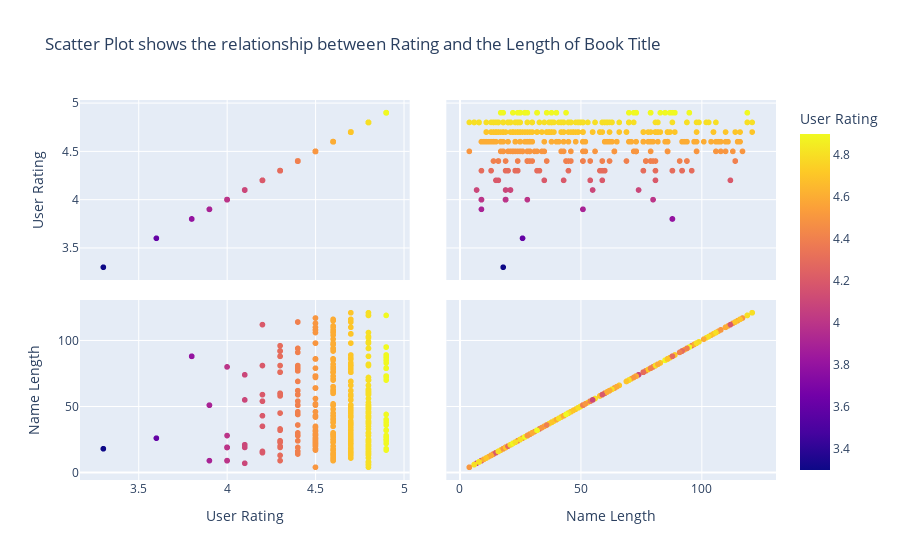

Write notebook code for a chart like this one.
### Markdown cell above
Relationship between Popularity and Length of Name

### Code cell
dataFrame["Name Length"] = name_len
fig = px.scatter_matrix(dataFrame, dimensions=["User Rating","Name Length"], color="User Rating",title="Scatter Plot shows the relationship between Rating and the Length of Book Title")
fig.show()

### Figure 1 — Plotly figure (JSON) as saved in the notebook; plotly's stock layout.template omitted (floating-point values rounded to 4 significant figures; data arrays with more than 128 entries replaced by an {"elided": "..."} marker saying what was removed)
{"data": [{"dimensions": [{"axis": {"matches": true}, "label": "User Rating", "values": {"elided": "550 float values"}}, {"axis": {"matches": true}, "label": "Name Length", "values": {"elided": "550 int values"}}], "hovertemplate": "%{xaxis.title.text}=%{x}<br>%{yaxis.title.text}=%{y}<br>User Rating=%{marker.color}<extra></extra>", "legendgroup": "", "marker": {"color": {"elided": "550 float values"}, "coloraxis": "coloraxis", "symbol": "circle"}, "name": "", "showlegend": false, "type": "splom"}], "layout": {"autosize": true, "coloraxis": {"colorbar": {"title": {"text": "User Rating"}}, "colorscale": [[0, "#0d0887"], [0.1111, "#46039f"], [0.2222, "#7201a8"], [0.3333, "#9c179e"], [0.4444, "#bd3786"], [0.5556, "#d8576b"], [0.6667, "#ed7953"], [0.7778, "#fb9f3a"], [0.8889, "#fdca26"], [1, "#f0f921"]]}, "dragmode": "select", "legend": {"tracegroupgap": 0}, "title": {"text": "Scatter Plot shows the relationship between Rating and the Length of Book Title"}, "xaxis": {"autorange": true, "range": [3.115, 5.085], "type": "linear"}, "xaxis2": {"autorange": true, "range": [-9.541, 134.5], "type": "linear"}, "yaxis": {"autorange": true, "range": [3.115, 5.085], "type": "linear"}, "yaxis2": {"autorange": true, "range": [-9.541, 134.5], "type": "linear"}}}
